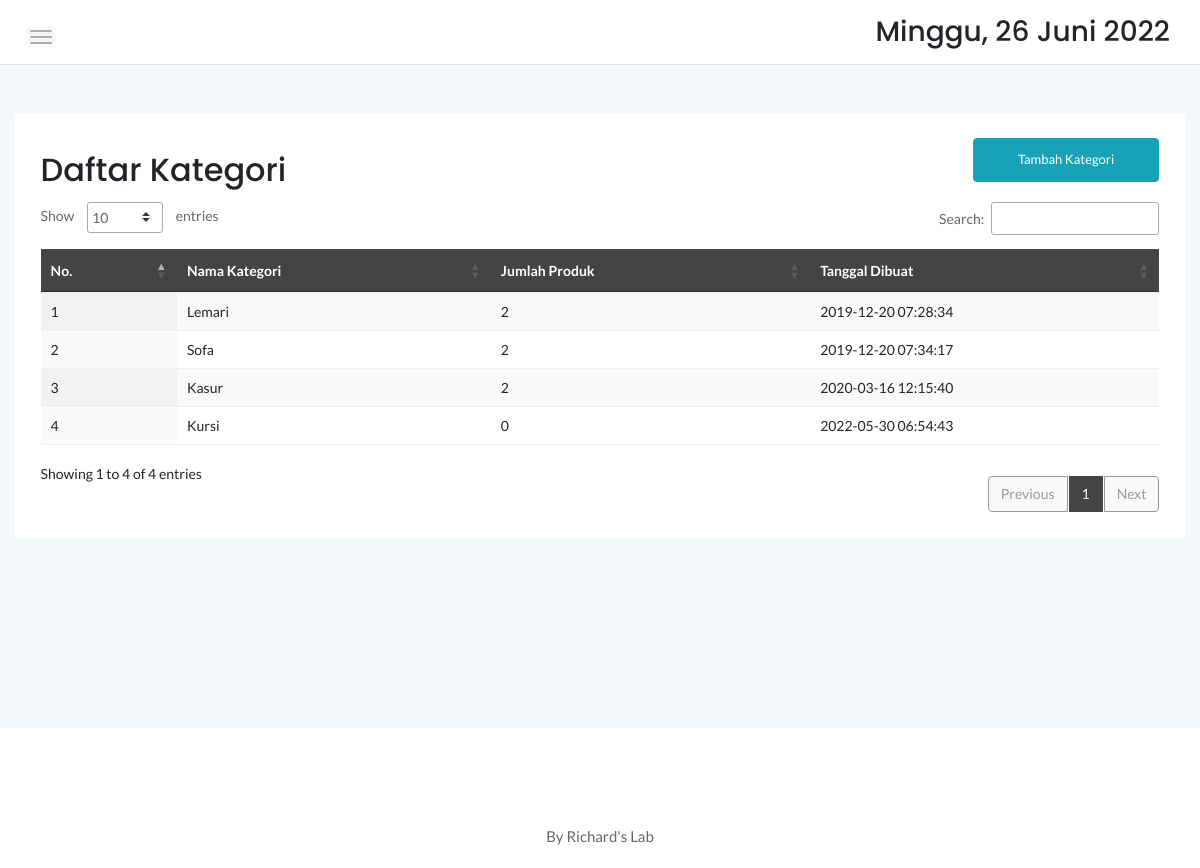
/admin/kategori.php, run on an earlier commit of the app's database.
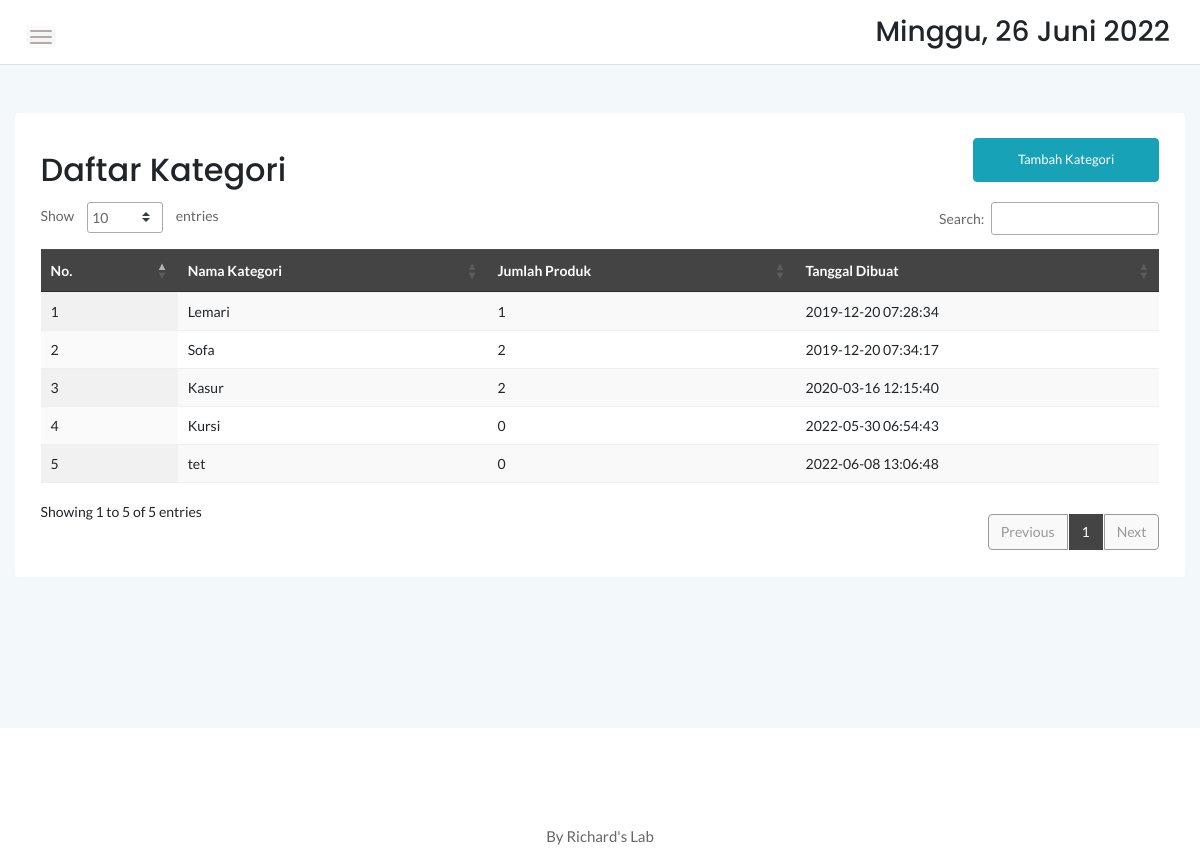
And on a later commit of the database.
### tables this page shows
CREATE TABLE `kategori` (
  `idkategori` int(11) NOT NULL,
  `namakategori` varchar(20) NOT NULL,
  `tgldibuat` timestamp NOT NULL DEFAULT current_timestamp()
);

### admin/kategori.php (the view, shortened to what this page needs)
<?php
	include '../dbconnect.php';
	?>
<!doctype html>
<html class="no-js" lang="en">
<head>
    <link rel="stylesheet" href="assets/css/bootstrap.min.css">
    <link rel="stylesheet" href="assets/css/font-awesome.min.css">
    <link rel="stylesheet" href="assets/css/themify-icons.css">
    <link rel="stylesheet" href="assets/css/metisMenu.css">
    <link rel="stylesheet" href="assets/css/owl.carousel.min.css">
    <link rel="stylesheet" href="assets/css/slicknav.min.css">
    <link rel="stylesheet" href="https://www.amcharts.com/lib/3/plugins/export/export.css" type="text/css" media="all" />
	<link rel="stylesheet" type="text/css" href="https://cdn.datatables.net/1.10.20/css/jquery.dataTables.min.css">
    <link rel="stylesheet" type="text/css" href="https://cdn.datatables.net/1.10.20/css/jquery.dataTables.css">
    <link rel="stylesheet" type="text/css" href="https://cdn.datatables.net/1.10.20/css/dataTables.bootstrap4.min.css">
    <link rel="stylesheet" type="text/css" href="https://cdn.datatables.net/responsive/2.2.3/css/responsive.bootstrap.min.css">
    <link rel="stylesheet" type="text/css" href="https://cdn.datatables.net/responsive/2.2.3/css/responsive.jqueryui.min.css">
	<link rel="stylesheet" type="text/css" href="https://cdn.datatables.net/buttons/1.5.2/css/buttons.dataTables.min.css">
    <link rel="stylesheet" href="assets/css/typography.css">
    <link rel="stylesheet" href="assets/css/default-css.css">
    <link rel="stylesheet" href="assets/css/styles.css">
    <link rel="stylesheet" href="assets/css/responsive.css">
</head>
<body>
    <div class="page-container">
        <div class="main-content">
            <div class="header-area">
                <div class="row align-items-center">
                    <div class="col-md-6 col-sm-8 clearfix">
                        <div class="nav-btn pull-left">
                            <span></span>
                            <span></span>
                            <span></span>
                        </div>
                    </div>
                    <div class="col-md-6 col-sm-4 clearfix">
                        <ul class="notification-area pull-right">
                            <li><h3><div class="date">
						</b></div></h3>
						</li>
                        </ul>
                    </div>
                </div>
            </div>
            <div class="main-content-inner">
                <div class="row mt-5 mb-5">
                    <div class="col-12">
                        <div class="card">
                            <div class="card-body">
                                <div class="d-sm-flex justify-content-between align-items-center">
									<h2>Daftar Kategori</h2>
									<button style="margin-bottom:20px" data-toggle="modal" data-target="#myModal" class="btn btn-info col-md-2">Tambah Kategori</button>
                                </div>
                                    <div class="data-tables datatable-dark">
										 <table id="dataTable3" class="display" style="width:100%"><thead class="thead-dark">
											<tr>
												<th>No.</th>
												<th>Nama Kategori</th>
												<th>Jumlah Produk</th>
												<th>Tanggal Dibuat</th>
											</tr></thead><tbody>
											<?php
											$brgs=mysqli_query($conn,"SELECT * from kategori order by idkategori ASC");
											$no=1;
											while($p=mysqli_fetch_array($brgs)){
												$id = $p['idkategori'];
												?>
												<tr>
													<td><?php echo $no++ ?></td>
													<td><?php echo $p['namakategori'] ?></td>
													<td><?php
														$result1 = mysqli_query($conn,"SELECT Count(idproduk) AS count FROM produk p, kategori k where p.idkategori=k.idkategori and k.idkategori='$id' order by idproduk ASC");
														$cekrow = mysqli_num_rows($result1);
														$row1 = mysqli_fetch_assoc($result1);
														$count = $row1['count'];
														if($cekrow > 0){
														echo number_format($count);
														} else {
															echo 'No data';
														}
													?></td>
													<td><?php echo $p['tgldibuat'] ?></td>
												</tr>
												<?php
											}
											?>
										</tbody>
										</table>
                                    </div>
								 </div>
                            </div>
                        </div>
                    </div>
                </div>
            </div>
        </div>
        <footer>
            <div class="footer-area">
                <p>By Richard's Lab</p>
            </div>
        </footer>
</body>
</html>

What changed in the data, as far as the page shows it:
computed for kategori "Lemari": count "2" → "1"
added kategori: namakategori "tet", count "0", tgldibuat "2022-06-08 13:06:48"
Also different on the page:
text written by a page script: "Show entries Search: Showing 1 to 4 of 4 entries Previous 1 Next" → "Show entries Search: Showing 1 to 5 of 5 entries Previous 1 Next"
